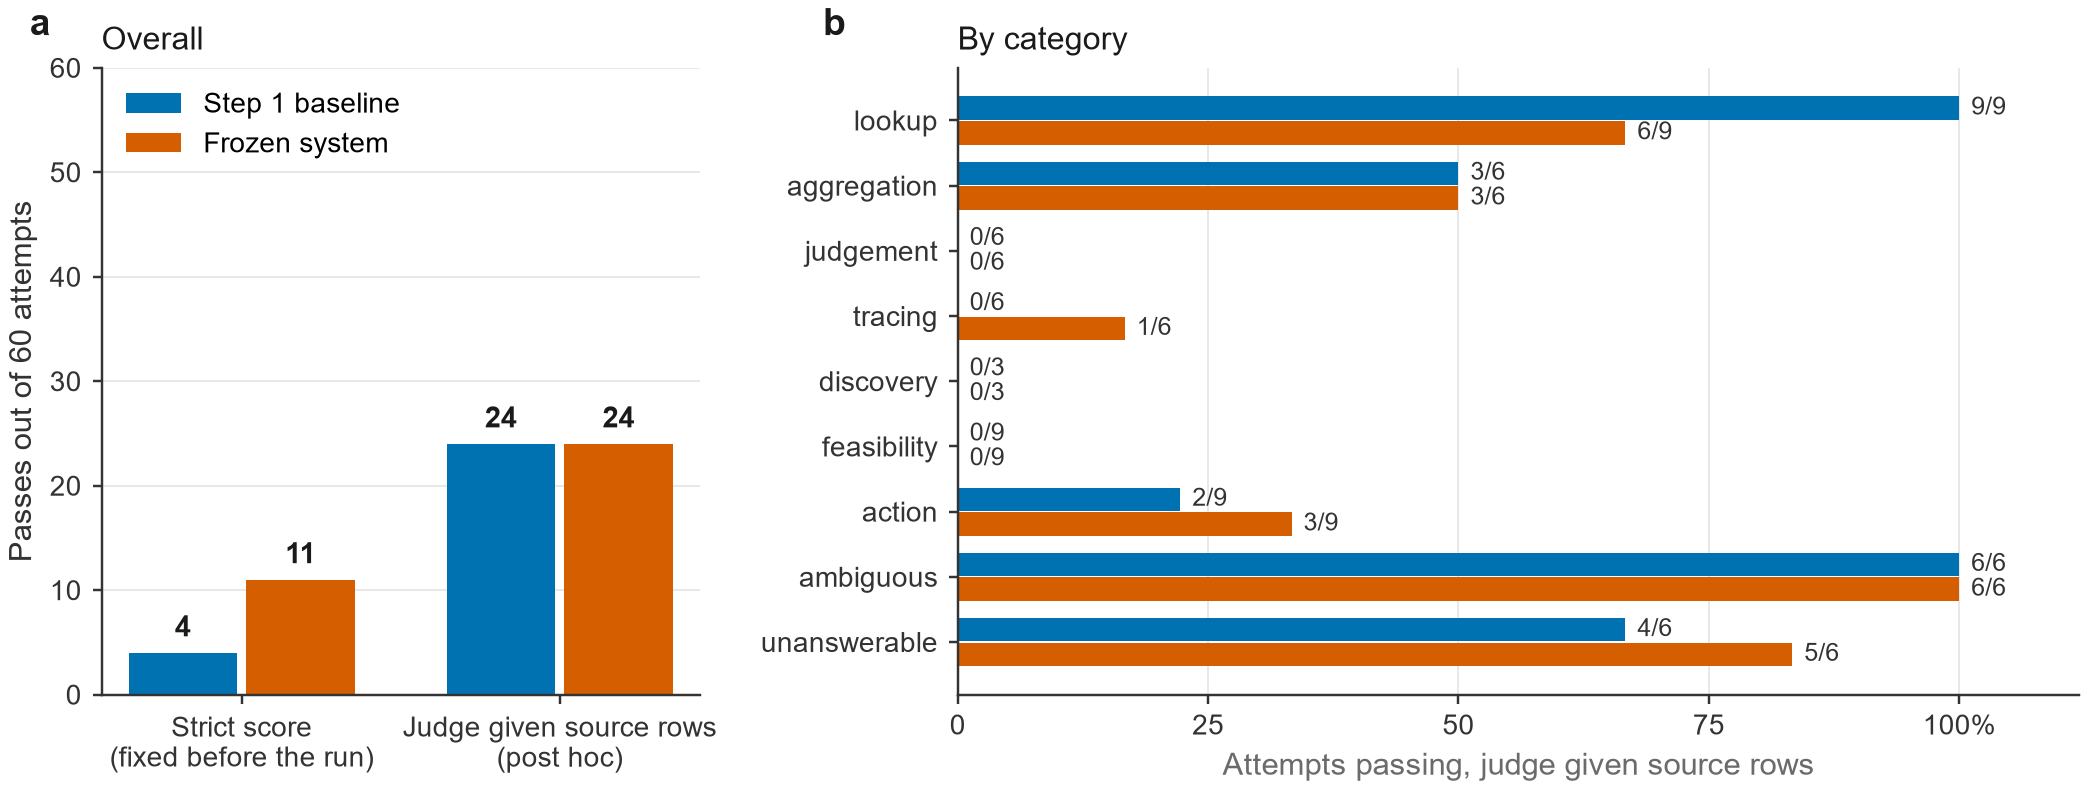

Recreate this plot in Python.
"""Fig. 6: the frozen held-out run, Step 1 baseline against the frozen system.
a, passes out of 60 attempts under the strict score and after the judge saw source rows (post hoc);
b, the second score by category. Numbers are read from eval/results/heldout-v1 at build time.

Run from the repo root:
    uv run --no-project --with matplotlib --with pyyaml python docs/figures/fig6_heldout.py
"""

import json
import sys
from pathlib import Path

import matplotlib.pyplot as plt
import yaml

HERE = Path(__file__).resolve().parent
ROOT = HERE.parents[1]
sys.path.insert(0, str(HERE))
from style import BLUE, GRID, INK, MUTED, TEXT, VERMILLION, apply_matplotlib_style, panel_label  # noqa: E402

apply_matplotlib_style()
RUN = ROOT / "eval/results/heldout-v1"
rows = [json.loads(x) for x in (RUN / "rescored.jsonl").read_text(encoding="utf-8").splitlines() if x.strip()]
items = yaml.safe_load((RUN / "heldout.yaml").read_text(encoding="utf-8"))["items"]
category = {i["id"]: i["category"] for i in items}
ORDER = ["lookup", "aggregation", "judgement", "tracing", "discovery", "feasibility", "action", "ambiguous",
         "unanswerable"]
VERSIONS = [("baseline", "Step 1 baseline", BLUE), ("improved", "Frozen system", VERMILLION)]


def passes(version, key, cat=None):
    return sum(r[key] for r in rows if r["version"] == version and (cat is None or category[r["id"]] == cat))


fig, (a, b) = plt.subplots(1, 2, figsize=(11.6, 3.7), gridspec_kw={"width_ratios": [0.8, 1.5], "wspace": 0.3})

width = 0.34
for k, (version, label, color) in enumerate(VERSIONS):
    xs = [i + (k - 0.5) * (width + 0.03) for i in range(2)]
    values = [passes(version, "strict_pass"), passes(version, "reviewed_pass")]
    a.bar(xs, values, width=width, color=color, label=label)
    for x, v in zip(xs, values, strict=True):
        a.text(x, v + 1, str(v), ha="center", va="bottom", fontsize=9.5, color=INK, fontweight="bold")
a.set_xticks([0, 1], ["Strict score\n(fixed before the run)", "Judge given source rows\n(post hoc)"])
a.set_ylim(0, 60)
a.set_ylabel("Passes out of 60 attempts")
a.set_title("Overall", loc="left", color=INK)
a.yaxis.grid(True, color=GRID, lw=0.6)
a.set_axisbelow(True)
a.legend(frameon=False, loc="upper left", fontsize=9)
panel_label(a, "a")

height = 0.36
ys = list(range(len(ORDER)))[::-1]
for k, (version, _label, color) in enumerate(VERSIONS):
    for y, cat in zip(ys, ORDER, strict=True):
        n = sum(1 for r in rows if r["version"] == version and category[r["id"]] == cat)
        v = passes(version, "reviewed_pass", cat)
        pos = y + (0.5 - k) * (height + 0.02)
        b.barh(pos, 100 * v / n, height=height, color=color)
        b.text(100 * v / n + 1.2, pos, f"{v}/{n}", va="center", fontsize=8.2, color=TEXT)
b.set_yticks(ys, ORDER)
b.set_xlim(0, 112)
b.set_xticks([0, 25, 50, 75, 100], ["0", "25", "50", "75", "100%"])
b.set_xlabel("Attempts passing, judge given source rows", color=MUTED)
b.set_title("By category", loc="left", color=INK)
b.xaxis.grid(True, color=GRID, lw=0.6)
b.set_axisbelow(True)
panel_label(b, "b")

for ext in ("png", "svg"):
    fig.savefig(HERE / f"fig6_heldout.{ext}", dpi=220, bbox_inches="tight", facecolor="white")
print("wrote fig6_heldout")
